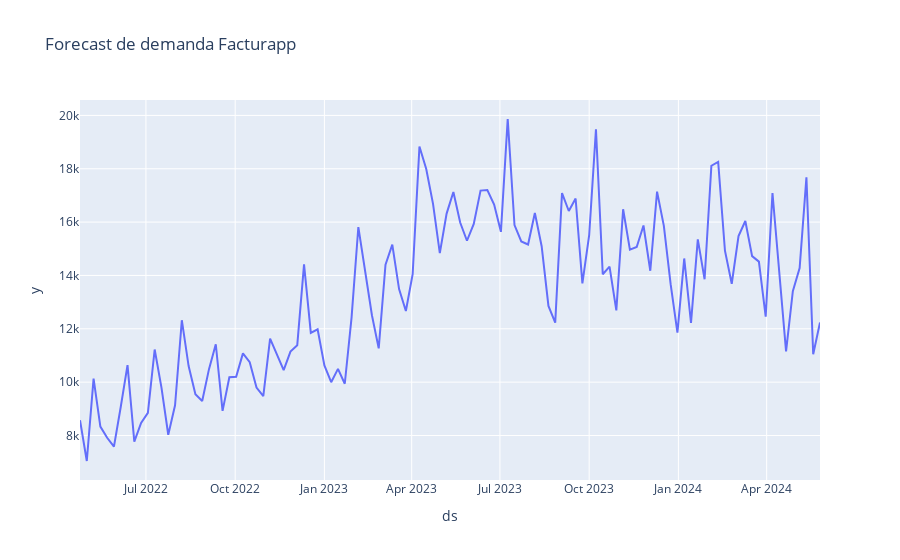

Notebook source saved alongside this figure:
### Code cell
import plotly.express as px

px.line(df, x='ds', y='y',title="Forecast de demanda Facturapp")
